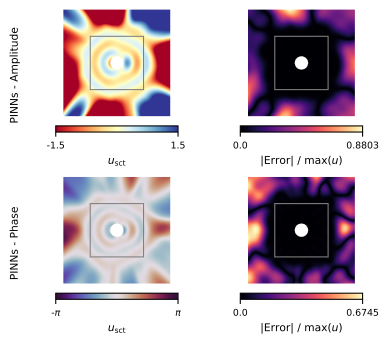

Recreate this plot in Python.
 
#%% ======================== IMPORTS ========================
# Standard library imports
import sys
import os
import time
import numpy as np
import torch
from torch import nn
from scipy.interpolate import griddata
import pandas as pd

#%% ======================== PATH SETUP ========================
# Set the current directory and utilities path
current_dir = os.path.dirname(os.path.abspath(__file__))
utilities_dir = os.path.join(current_dir, '../../utilities')

# Change the working directory to the notebook's directory
os.chdir(current_dir)

# Modify the module search path to include utilities directory
sys.path.insert(0, utilities_dir)

#%% ======================== FUNCTION IMPORTS ========================
from analytical_solution_functions import sound_hard_circle_calc 
from analytical_solution_functions import mask_displacement
from plotting_functions import plot_pinns_displacements_with_errorline
from pinns_solution_functions import initialize_and_load_model
from pinns_solution_functions import predict_displacement_pinns 
from pinns_solution_functions import process_displacement_pinns

#%% Start time measurement
# Record start time
start_time = time.time()

# Get script name without extension
script_name = os.path.splitext(os.path.basename(__file__))[0]

# Define output folder (e.g., "logs" inside the current script directory)
output_folder = os.path.join(os.path.dirname(__file__), "logs")

# Create folder if it does not exist
os.makedirs(output_folder, exist_ok=True)

# Define output file path
output_file = os.path.join(output_folder, f"{script_name}_log.txt")

#%% ======================== PARAMETERS ========================
# Parameters
r_i = np.pi / 4  # Inner radius
l_se = 10 * np.pi  # Outer semi-length
k = 3  # Wave number
n_grid = 2 * 501  # Number of grid points in x and y
r_exclude = np.pi / 4 # Radius of excluded circular region

#%% ======================== ANALYTICAL SOLUTION ========================
# Create a grid of points in the domain
Y, X = np.mgrid[-l_se:l_se:n_grid*1j, -l_se:l_se:n_grid*1j]

# Calculate the radial distance from the origin for each point in the grid
R_exact = np.sqrt(X**2 + Y**2)

# Calculate the displacement for a sound-hard circular obstacle
u_inc_exact, u_scn_exact, u_exact = sound_hard_circle_calc(k, r_i, X, Y, n_terms=None)

# Mask the displacement
u_inc_exact = mask_displacement(R_exact, r_i, l_se, u_inc_exact)
u_scn_exact = mask_displacement(R_exact, r_i, l_se, u_scn_exact)
u_exact = mask_displacement(R_exact, r_i, l_se, u_exact)

#%% ======================== MODEL SETUP ========================
# Additional parameters
n_Omega_P = 10_000  # Number of points inside the annular region
n_Gamma_I = 100  # Number of points on the inner boundary (r = r_i)
n_Gamma_E = 250  # Number of points on the outer boundary (r = r_e)
l_e = 10 * np.pi  # Length of the semi-edge of the square
k = 3.0  # Wave number
iter = 0  # Iteration counter
side_length = 2 * l_e  # Side length of the square

# Initialize and load the model
model_path = 'models/Scattering_3_75.pt'
model = initialize_and_load_model(model_path, 3, 75, nn.Tanh())

#%% ======================== PINNs PREDICTION & PROCESSING ========================
# Predict the displacement
u_sc_amp_pinns, u_sc_phase_pinns, u_amp_pinns, u_phase_pinns = predict_displacement_pinns(model, l_e, r_i, k, n_grid)

# Process the displacement
u_sc_amp_pinns, u_sc_phase_pinns, u_amp_pinns, u_phase_pinns, diff_uscn_amp_pinns, diff_u_scn_phase_pinns = process_displacement_pinns(
    model, l_e, r_i, k, n_grid, X, Y, R_exact, u_scn_exact
)

#%% ======================== ERROR COMPUTATION ========================
# Compute relative L2 error (real part of scattered field)
R_grid = np.sqrt(X**2 + Y**2)
u_scn_exact_masked = np.copy(u_scn_exact)
u_scn_amp_masked = np.copy(u_sc_amp_pinns)
u_scn_exact_masked[R_grid < r_i] = 0
u_scn_amp_masked[R_grid < r_i] = 0
relative_error = np.linalg.norm(u_scn_exact_masked.real - u_scn_amp_masked.real, 2) / np.linalg.norm(u_scn_exact_masked.real, 2)
print(f"Relative L2 error: {relative_error:.2e}")

# Save result to txt
with open("logs/error_results.txt", "w") as f:
    f.write("Relative L2 error computation\n")
    f.write("=============================\n")
    f.write(f"Relative L2 error: {relative_error:.6e}\n")

#%% ======================== ERROR LINE PROFILE ========================
# Set the device
device = torch.device('cuda' if torch.cuda.is_available() else 'cpu')

# Radial line from the center towards +x, with y=0
x_line = np.linspace(np.pi, 2 * np.pi, 200)
y_line = np.zeros_like(x_line)

# Convert X and Y data to PyTorch tensors and reshape
X_ten = torch.tensor(x_line).float().reshape(-1, 1).to(device)
Y_ten = torch.tensor(y_line).float().reshape(-1, 1).to(device)

# Initialize and load the model
model_path = 'models/Scattering_3_75.pt'
model = initialize_and_load_model(model_path, 3, 75, nn.Tanh())

# Concatenate X and Y tensors into a single tensor
domain_ten = torch.cat([X_ten, Y_ten], dim=1)
u_sc_pred = model(domain_ten)
u_sc_amp_pred = u_sc_pred[:, 0].detach().cpu().numpy().reshape(x_line.shape)
u_sc_phase_pred = u_sc_pred[:, 1].detach().cpu().numpy().reshape(x_line.shape)

# Solución exacta
X_line, Y_line = x_line, y_line
u_inc_line, u_scn_exact_line, u_tot_exact_line = sound_hard_circle_calc(
    k, r_exclude,
    X_line, Y_line
)

error_line = np.abs(np.real(u_scn_exact_line) - u_sc_amp_pred)
rel_error_line = error_line / np.max(u_inc_line + u_sc_amp_pred)

#%% ======================== PLOTTING ========================
from matplotlib.patches import Rectangle
from matplotlib.lines import Line2D
from matplotlib.ticker import MultipleLocator, FuncFormatter
import matplotlib.gridspec as gridspec
import matplotlib.pyplot as plt

def plot_pinns_displacements_with_errorline(X, Y, u_inc_amp, u_scn_amp, u_amp,
                                            u_inc_phase, u_scn_phase, u_phase,
                                            x_line, rel_error_line):
    """
    Combina gráficos 2D y gráfico de error relativo 1D usando GridSpec.
    """

    # Square patch properties
    square_size = 2 * np.pi
    square_xy = (-square_size / 2, -square_size / 2)
    square_props = dict(edgecolor="gray", facecolor="none", lw=0.8)
    shrink = 0.8
    decimales = 1e+4

    # Choose slice along y = 0
    y_index = np.argmin(np.abs(Y[:, 0]))  # row closest to y=0

    X_slice = X[y_index, :]
    amp_slice = np.abs(u_amp[y_index, :]) / np.abs(u_scn_amp).max()

    # Restrict to [pi, 10pi]
    mask = (X_slice >= np.pi) & (X_slice <= 10*np.pi)
    X_slice = X_slice[mask]
    amp_slice = amp_slice[mask]

    # Create figure and GridSpec layout
    fig = plt.figure(figsize=(3.6, 6.0))
    gs = gridspec.GridSpec(3, 2, height_ratios=[1, 1, 0.7], hspace=0.5, wspace=0.05)

    # Subplots for amplitude
    ax0 = fig.add_subplot(gs[0, 0])
    c1 = ax0.pcolormesh(X, Y, u_inc_amp, cmap="RdYlBu", rasterized=True, vmin=-1.5, vmax=1.5)
    cb1 = fig.colorbar(c1, ax=ax0, shrink=shrink, orientation="horizontal", pad=0.07, format='%.4f')
    cb1.set_label(r"$u_{\rm{sct}}$", fontsize=8)
    cb1.set_ticks([-1.5, 1.5])
    cb1.set_ticklabels([f'{-1.5}', f'{1.5}'], fontsize=8)
    ax0.set_xlim(-2*np.pi, 2*np.pi)
    ax0.set_ylim(-2*np.pi, 2*np.pi)
    ax0.add_patch(Rectangle(square_xy, square_size, square_size, **square_props))
    ax0.axis("off")
    ax0.set_aspect("equal")


    ax1 = fig.add_subplot(gs[0, 1])
    c2 = ax1.pcolormesh(X, Y, np.abs(u_amp)/np.abs(u_scn_amp).max(), cmap="magma", rasterized=True)
    cb2 = fig.colorbar(c2, ax=ax1, shrink=shrink, orientation="horizontal", pad=0.07, format='%.4f')
    cb2.set_label(r"|Error| / max($u$)", fontsize=8)
    cb2.set_ticks([0, np.max(np.abs(u_amp)/np.abs(u_scn_amp).max())])
    cb2.set_ticklabels([f'{0:.1f}', f'{np.max(np.abs(u_amp)/np.abs(u_scn_amp).max()):.4f}'], fontsize=8)
    ax1.add_patch(Rectangle(square_xy, square_size, square_size, **square_props))
    ax1.axis("off")
    ax1.set_aspect("equal")
    ax1.set_xlim(-2*np.pi, 2*np.pi)
    ax1.set_ylim(-2*np.pi, 2*np.pi)
    y_center = 0  # or e.g., y_center = Y.mean() or another value of interest
    line2 = Line2D([np.pi, 2*np.pi], [y_center, y_center], color="#00ff0d", linewidth=1.0, linestyle='-')
    ax1.add_line(line2)

    # Subplots for phase
    ax2 = fig.add_subplot(gs[1, 0])
    c3 = ax2.pcolormesh(X, Y, u_inc_phase, cmap="twilight_shifted", rasterized=True, vmin=-(np.pi), vmax=(np.pi))
    cb3 = fig.colorbar(c3, ax=ax2, shrink=shrink, orientation="horizontal", pad=0.07, format='%.4f')
    cb3.set_label(r"$u_{\rm{sct}}$", fontsize=8)
    cb3.set_ticks([-(np.pi), (np.pi)])
    cb3.set_ticklabels([r'-$\pi$', r'$\pi$'], fontsize=8)  
    ax2.add_patch(Rectangle(square_xy, square_size, square_size, **square_props))
    ax2.axis("off")
    ax2.set_aspect("equal")
    ax2.set_xlim(-2*np.pi, 2*np.pi)
    ax2.set_ylim(-2*np.pi, 2*np.pi)       

    ax3 = fig.add_subplot(gs[1, 1])
    c4 = ax3.pcolormesh(X, Y, np.abs(u_phase)/np.abs(u_scn_phase).max(), cmap="magma", rasterized=True)
    cb4 = fig.colorbar(c4, ax=ax3, shrink=shrink, orientation="horizontal", pad=0.07, format='%.4f')
    cb4.set_label(r"|Error| / max($u$)", fontsize=8)
    cb4.set_ticks([0, np.max(np.abs(u_phase)/np.abs(u_scn_phase).max())])
    cb4.set_ticklabels([f'{0:.1f}', f'{np.max(np.abs(u_phase)/np.abs(u_scn_phase).max()):.4f}'], fontsize=8)
    ax3.add_patch(Rectangle(square_xy, square_size, square_size, **square_props))
    ax3.axis("off")
    ax3.set_aspect("equal")
    ax3.set_xlim(-2*np.pi, 2*np.pi)
    ax3.set_ylim(-2*np.pi, 2*np.pi)

    # Subplot 5: Relative error line plot
    ax_err = fig.add_subplot(gs[2, :])
    #ax_err.axvline(x=np.pi, color="#acacac", linestyle='-', linewidth=1)
    #ax_err.axvline(x=2*np.pi, color="#acacac", linestyle='-', linewidth=1)  
    ax_err.axvspan(np.pi, 2*np.pi, color='gray', alpha=0.2)   
    ax_err.plot(X_slice,amp_slice, label='Relative error', color="#00ff0d")
    #ax_err.plot(x_line, rel_error_line, label='Relative error', color="#00ff0d")
    # Agregar líneas verticales en pi y 2pi
    ax_err.set_xlabel(r'$x$', fontsize=8)
    ax_err.set_ylabel(r"$|$Error$|$ / max($u$)", fontsize=8)
    ax_err.set_ylim(0, 0.6)
    #ax_err.set_ylim(0, np.max(rel_error_line) * 1.1)
    #ax_err.set_xlim(0, 2*np.pi)
    ax_err.xaxis.set_major_locator(MultipleLocator(base=np.pi))

    def format_func(value, tick_number):
        N = int(np.round(value / np.pi))
        if N == 0:
            return "0"
        elif N == 1:
            return r"$\pi$"
        elif N == -1:
            return r"$-\pi$"
        else:
            return fr"${N}\pi$"

    ax_err.xaxis.set_major_formatter(FuncFormatter(format_func))
    ax_err.set_title('PINNs - Amplitude', fontsize=8)

    # Add rotated labels
    fig.text(0.08, 0.79, r'PINNs - Amplitude', fontsize=8, va='center', ha='center', rotation='vertical')
    fig.text(0.08, 0.48, r'PINNs - Phase', fontsize=8, va='center', ha='center', rotation='vertical')

    # Save and show
    plt.savefig("figures/generalization_pinns.svg", dpi=300, bbox_inches='tight')
    plt.show()

# 
plot_pinns_displacements_with_errorline(
    X, Y,
    u_sc_amp_pinns,
    np.real(u_inc_exact) + u_sc_amp_pinns,
    np.abs(np.real(u_scn_exact) - u_sc_amp_pinns),
    u_sc_phase_pinns,
    u_sc_phase_pinns + np.real(u_inc_exact),
    np.abs(np.imag(u_scn_exact) - u_sc_phase_pinns),
    x_line,
    rel_error_line
)

#%% Record runtime and save to .txt
end_time = time.time()
elapsed_time = end_time - start_time
 
# Build log text
log_text = f"Script: {script_name}\nExecution time (s): {elapsed_time:.2f}\n"

# Define log filename inside the logs folder
log_filename = os.path.join(output_folder, f"{script_name}_log.txt")

# Write log file
with open(log_filename, "w") as f:
    f.write(log_text)

print(f"Log saved to: {log_filename}")

# %%
